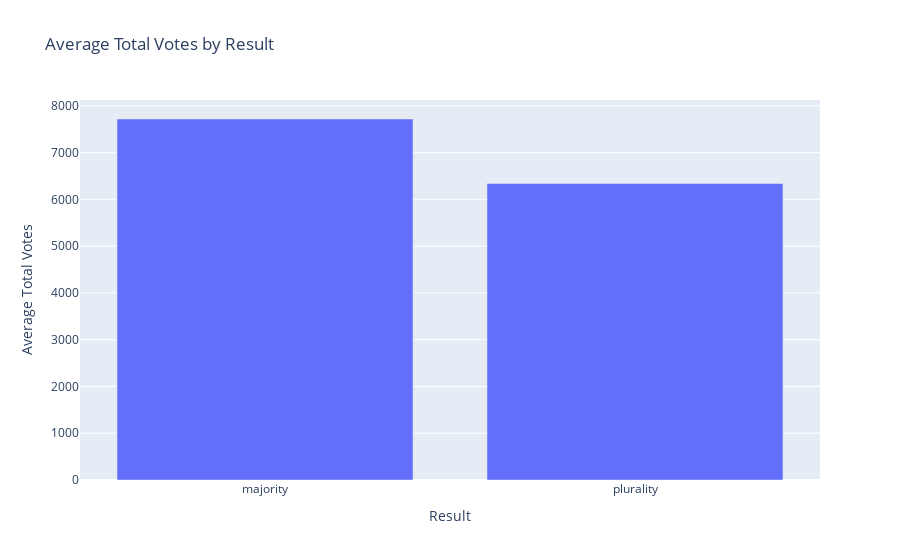

Notebook cell for this chart:
### Markdown cell above
### 3.3 Using The New Package
Finally, it's time to use the newly installed package! Pick a dataset from the [data package](https://plotly.com/python-api-reference/generated/plotly.data.html) that is a part of Plotly. 


### 3.3.1 (10 points):

Create a graph using one of these datasets. You can use the documentation for inspiration, but try to change the variables around so you get to really experience the package! Make sure to include titles and axis labels!

### Code cell
import plotly.express as px
import pandas as pd

election = px.data.election()

results = election.groupby('result')

means = results['total'].mean()

fig = px.bar(means, x=means.index, y=means.values,
             title="Average Total Votes by Result")

fig.update_layout(xaxis_title="Result", yaxis_title="Average Total Votes")
fig.show()

### Figure 1 — Plotly figure (JSON) as saved in the notebook; plotly's stock layout.template omitted (floating-point values rounded to 4 significant figures)
{"data": [{"alignmentgroup": "True", "hovertemplate": "result=%{x}<br>y=%{y}<extra></extra>", "legendgroup": "", "marker": {"color": "#636efa", "pattern": {"shape": ""}}, "name": "", "offsetgroup": "", "orientation": "v", "showlegend": false, "textposition": "auto", "type": "bar", "x": ["majority", "plurality"], "xaxis": "x", "y": [7719.0, 6340.0], "yaxis": "y"}], "layout": {"barmode": "relative", "legend": {"tracegroupgap": 0}, "title": {"text": "Average Total Votes by Result"}, "xaxis": {"anchor": "y", "domain": [0, 1], "title": {"text": "Result"}}, "yaxis": {"anchor": "x", "domain": [0, 1], "title": {"text": "Average Total Votes"}}}}
